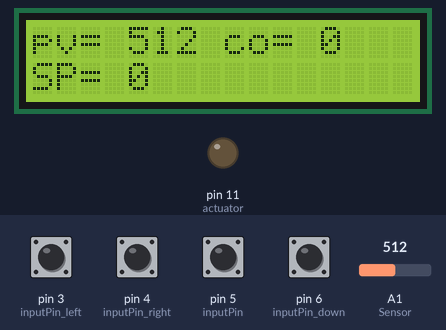
Bench run of a sketch on a simulated Arduino Uno, built with avr-gcc and run on an emulated ATmega328P. On the bench: 16×2 character LCD, output pins drawn as LEDs (lit = HIGH). The inputs (shaded band) are chosen by the test bench; at power-on: pin 3 (inputPin_left), pin 4 (inputPin_right), pin 5 (inputPin), pin 6 (inputPin_down) HIGH, A1 (Sensor) = 512. What the sketch prints to the serial monitor is not drawn.

Above: at 1.2 s.
1.3 s: pin 4 (inputPin_right) pulled LOW for 0.15 s
At 2.0 s:
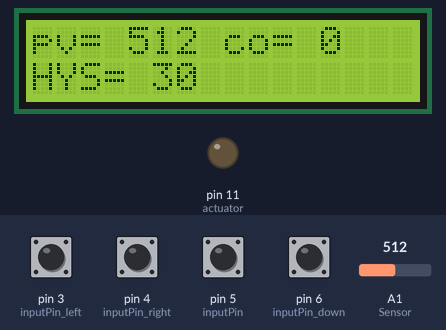
2.9 s: A1 (Sensor) set to 0
At 3.6 s:
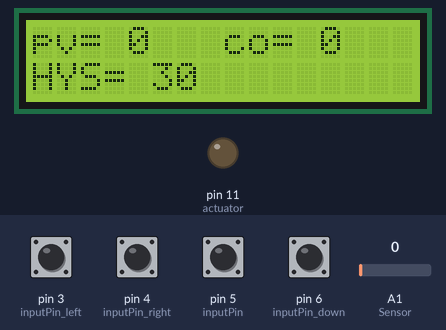
4.4 s: pin 6 (inputPin_down) pulled LOW for 1 s
At 6.0 s:
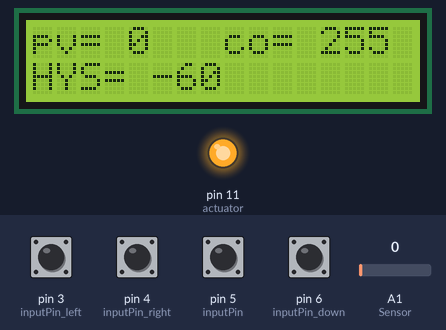
6.9 s: pin 3 (inputPin_left) pulled LOW for 0.15 s
At 7.9 s:
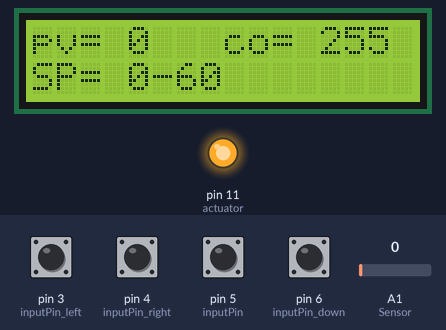
8.5 s: pin 5 (inputPin) pulled LOW for 0.15 s
At 9.7 s:
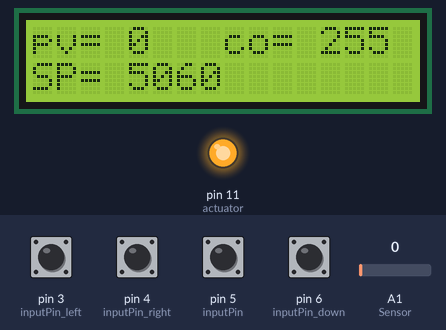
10.1 s: pin 5 (inputPin) pulled LOW for 1 s
At 11.4 s:
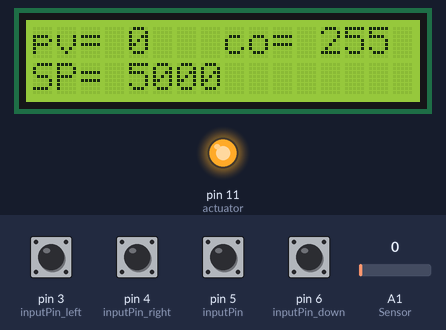
Timing chart, 0 to 13.1 s (numbered marks = the images above; inputs shaded):
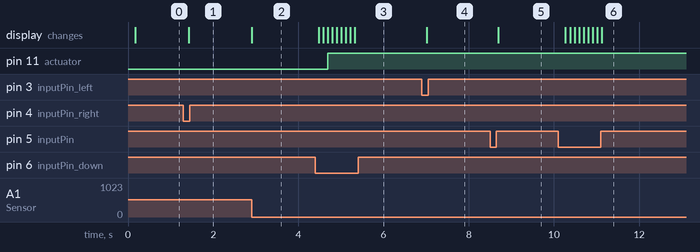

Measured:
- after the input at 1.3 s, the display: changes after 0.13 s (image 1)
- after the input at 2.9 s, the display: changes at once (image 2)
- after the input at 4.4 s, pin 11 (actuator): LOW → HIGH after 0.29 s; the display: first changes after 0.08 s (image 3 shows a later state)
- after the input at 6.9 s, the display: changes after 0.11 s (image 4)
- after the input at 8.5 s, the display: changes after 0.19 s (image 5)
- after the input at 10.1 s, the display: first changes after 0.17 s (image 6 shows a later state)

The sketch:

Final_project_ON_OFF_Control_4_pushbutton.ino
```cpp
/*
Final Project ON-OFF Mode;
using LCD and 4 Pushbutton; first pushbutton is make the value up; second pushbutton is make the value down;
The third and the fourth pushbutton is select the SP or HYS;
*/
int Sensor=A1;  //LDR sensor input
int inputPin=5;//the pin for the Pushbutton, make the set point count up
int inputPin_down=6;//the pin for the Pushbutton,make the set point count down
int inputPin_left=3;//the pin for the Pushbutton, this is left;select SP;
int inputPin_right=4;//the pin for the Pushbutton, this is right;select HYS;
bool left;
bool right;
bool select_di;// for the logic select;
int actuator=11;// led connect pin11
int pv=0; //Process variable which is also the LDR value
int inputvalue=0;// this is setpoint value
int co=0;//control output value; 0 or 255;
int error=0;
int HYS=30;//Hysteresis Value
int setpoint;
bool buttonState;            // the current reading from the input pin
bool buttonState_down;   //pushbutton funcation
bool buttonState_left;   ////pushbutton funcation
bool buttonState_right;   //pushbutton funcation
int lastButtonState = LOW;  // the previous reading from the input pin
unsigned long lastDebounceTime = 0;  // the last time the output pin was toggled
unsigned long debounceDelay = 50;    // the debounce time; increase if the output flickers

#include <LiquidCrystal.h>
// initialize the library with the numbers of the interface pins
LiquidCrystal lcd(7, 8, 9, 10, 13, 12);

void setup() {
  // put your setup code here, to run once:
pinMode(actuator, OUTPUT); //declare the actuator pin as an output;
pinMode(inputPin, INPUT_PULLUP); //declare the pushbutton pin as an input;
pinMode(inputPin_down, INPUT_PULLUP); //declare the pushbutton pin as an input;
pinMode(inputPin_left, INPUT_PULLUP); //declare the pushbutton pin as an input;
pinMode(inputPin_right, INPUT_PULLUP); //declare the pushbutton pin as an input;
Serial.begin(9600);//speed of communication
// set up the LCD's number of columns and rows:
  lcd.begin(16, 2);
}
void loop() {
  // put your main code here, to run repeatedly:
 pv=analogRead(Sensor); //read the sensor value;
 //inputvalue=analogRead(inputPin);//read the poteniometer value;it should be input value.
  left=digitalRead(inputPin_left);
  right=digitalRead(inputPin_right);
  //when the left =0;then make the select_di=0; this is for the logic swith case;
  if(left==0){
    select_di=LOW;
  }
  if(right==0){
    select_di=HIGH;
  }
  buttonState=digitalRead(inputPin);
  if (buttonState != lastButtonState) {
    // reset the debouncing timer
    lastDebounceTime = millis();
  }
 //co=map(inputvalue, 0,1023,0,255);//Maping the output to the input
 if(pv<=(inputvalue-HYS)||error>=255){
   co=255;
 }
 else if(pv>=(inputvalue+HYS)||error<=0){
   co=0;
 }

error=inputvalue-pv;
analogWrite(actuator,co);//writing the co to the actuator

//lcd.clear();
//delay(30);
// set the cursor to column 0, line 1
  // (note: line 1 is the second row, since counting begins with 0):
  lcd.setCursor(0, 0); // set the cursor to column 1, line 1
  lcd.print("pv= ");//print the text voltage
  lcd.print(pv);//print the value
   //delay(10);
  lcd.print("           "); //make a space

  lcd.setCursor(8, 0);

  lcd.print("co= "); //print the text co;
  lcd.print(co); //print the value
   delay(100);

  //delay(100);

  switch(select_di){
    case LOW:
    if (buttonState==LOW && millis()-lastDebounceTime>50){
    //when press the button, the Sp plus 50;
    setpoint=setpoint+50;

  }
  buttonState_down=digitalRead(inputPin_down);
  if (buttonState_down != lastButtonState) {
    // reset the debouncing timer
    lastDebounceTime = millis();
  }

  if (buttonState_down==LOW){

    setpoint=setpoint-50;

  }
 inputvalue=setpoint;
 //the input shuld be 0-1024;so make a reasonable range.
 if(setpoint>=1024){
   setpoint=1024;
 }
if(setpoint<=0){
   setpoint=0;
 }
//lcd.clear();
//delay(2000);
    lcd.setCursor(0, 1);
  lcd.print("SP= "); //print the text co;
  lcd.print(inputvalue); //print the value
  break;
  case HIGH:
  if (buttonState==LOW && millis()-lastDebounceTime>50){

    //setpoint=setpoint+50;
    HYS=HYS+10;

  }
  buttonState_down=digitalRead(inputPin_down);
  if (buttonState_down != lastButtonState) {
    // reset the debouncing timer
    lastDebounceTime = millis();
  }

  if (buttonState_down==LOW){

    //setpoint=setpoint-50;
    HYS=HYS-10;
  }
 inputvalue=setpoint;
  lcd.setCursor(0, 1);
  lcd.print("HYS= "); //print the text co;
  lcd.print(HYS); //print the value
  break;
}
//delay(50);
Serial.print(inputvalue);
Serial.print(",");
Serial.print(pv);
Serial.print(",");
Serial.print(co);
//Serial.print, to show on the serial monitor;
Serial.print("setpoint = ");
Serial.print(inputvalue);
//Serial.print("\t co =  ");
//Serial.print(co);

Serial.print("\t PV =  ");
Serial.print(pv);
/*
Serial.print("\t PV-Setpoint =  ");
Serial.print(error);
Serial.print("\t HYS =  ");
Serial.print(HYS);
//Serial.print("\t buttonState_down =  ");
//Serial.print(buttonState_down);
Serial.print("\t select_SP or HYS =  ");
Serial.print(select_di);
*/
Serial.println();
}
```
